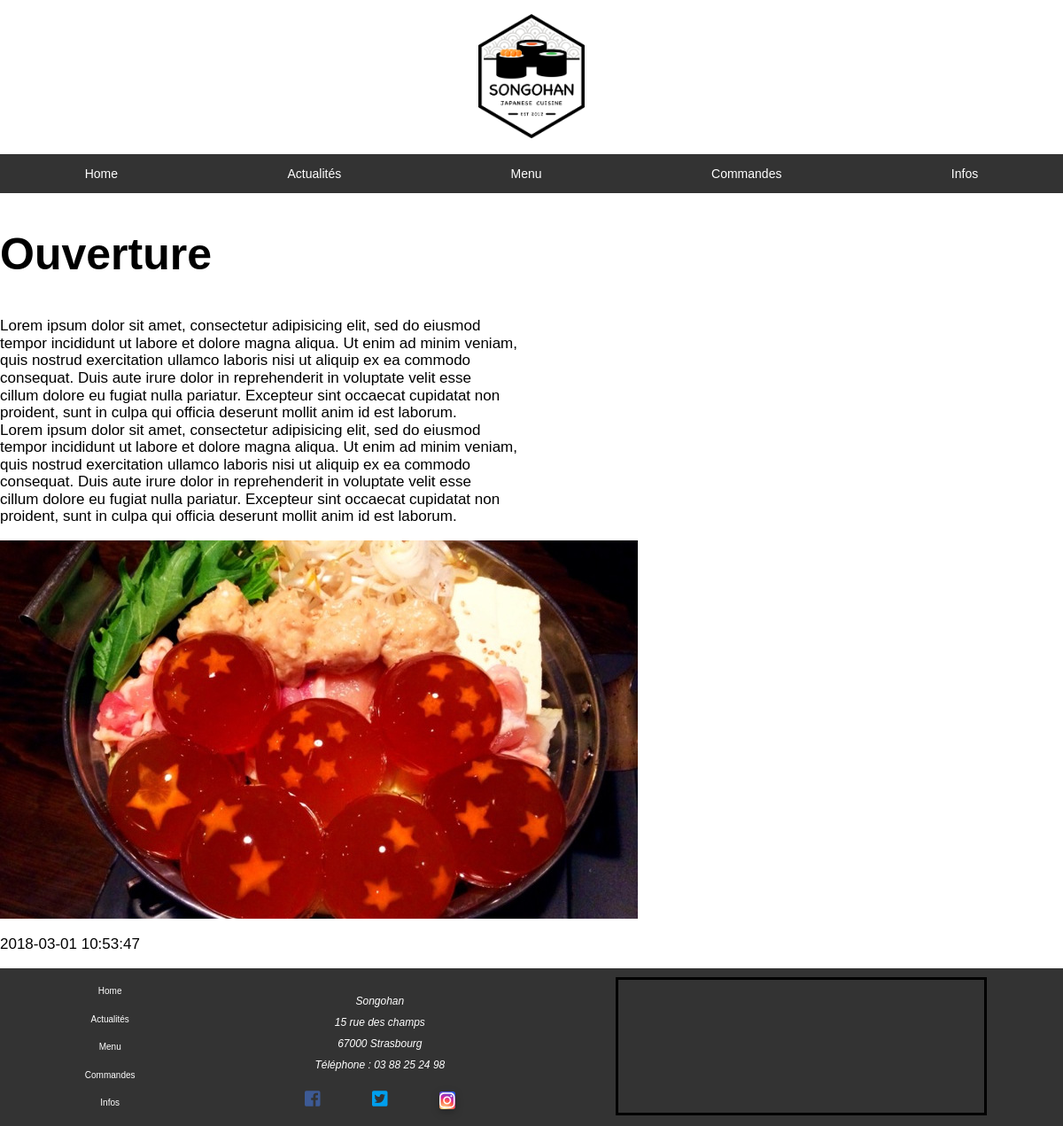
/?page=article&id=1, run on an earlier commit of the app's database.
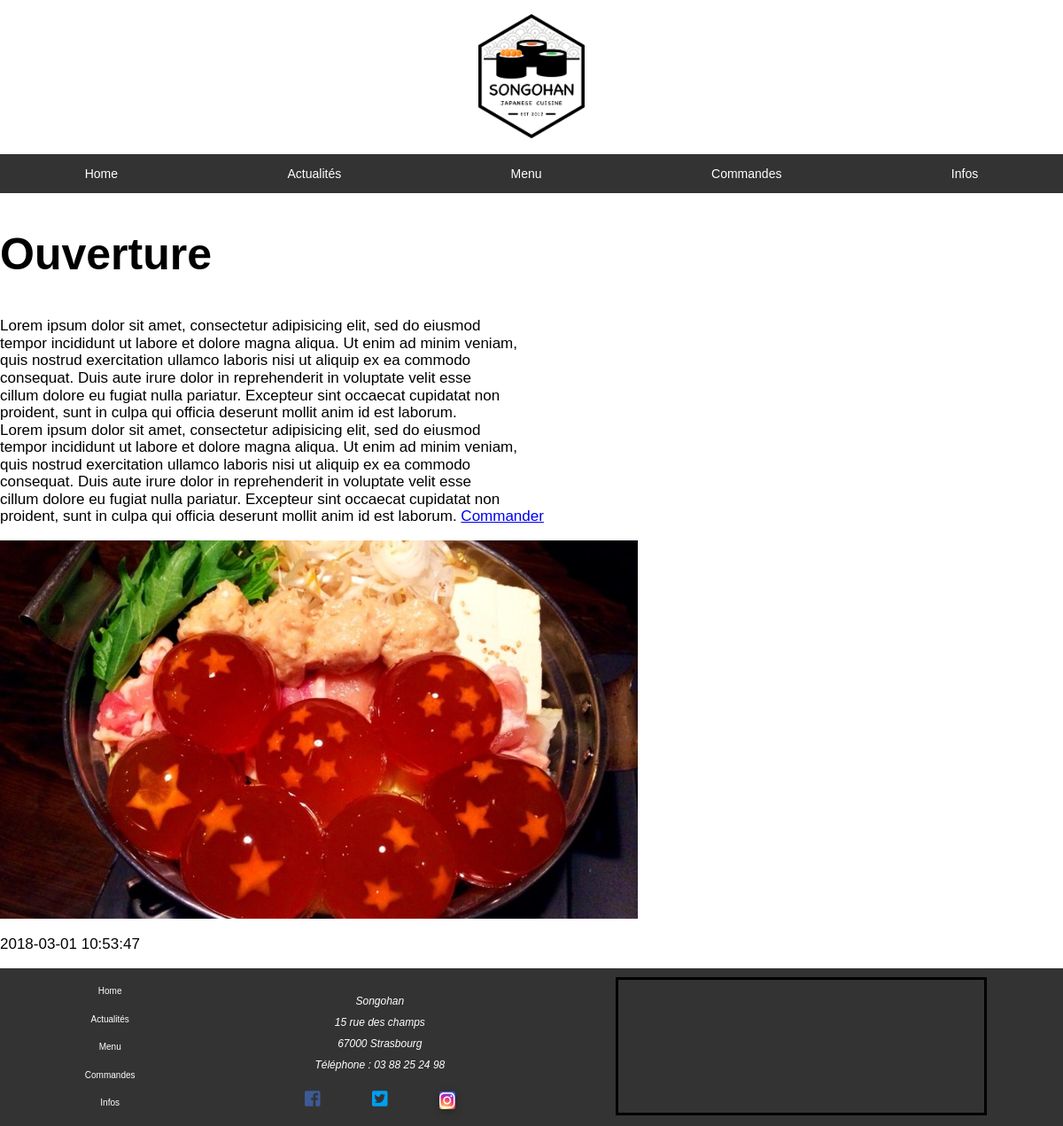
And on a later commit of the database.
### tables this page shows
CREATE TABLE `article` (
  `id` int(11) NOT NULL,
  `title` varchar(511) NOT NULL,
  `content` varchar(2047) NOT NULL,
  `date` timestamp NULL DEFAULT CURRENT_TIMESTAMP,
  `picture` varchar(254) NOT NULL
);

### index.php (called while the page is built, shortened)
<?php
try
{
	$options = [
		PDO::ATTR_ERRMODE => PDO::ERRMODE_EXCEPTION,
	];
	try
	{
		$pdo = new PDO('mysql:dbname=restaurant;host=192.168.1.83', 'restaurant', 'restaurant', $options);
	}
	catch (PDOException $exception)
	{
		exit('Erreur serveur : ' . $exception->getMessage());
	}
	$pdo->query("SET NAMES UTF8");
	require('Apps/traitement/article.php');
	require('Apps/base.php');
}
catch (Exception $exception)
{
	$error = 'Erreur : ' . $exception->getMessage();
	require('Apps/error.php');
}

### Apps/headeruser.php (called while the page is built)
<?php
require('Views/headeruser.phtml');

### Apps/contentuser.php (called while the page is built)
<?php
require('Views/contentuser.phtml');

### Models/ArticleManager.class.php (called while the page is built, shortened)
<?php
class ArticleManager
{
	public function __construct($pdo)
	{
	 	$this->pdo = $pdo;
	}
	public function find($id)
	{
		$query = $this->pdo->prepare("SELECT * FROM article WHERE id=?");
		$query->execute([$id]);
		$article = $query->fetchObject('Article', [$this->pdo]);
		return $article;
	}
	public function findById($id)
	{
		return $this->find($id);
	}
}
?>

### Models/Article.class.php (called while the page is built, shortened)
<?php
class Article
{
	private $title;
	private $content;
	private $picture;
	private $date;
	public function getTitle()
	{
		return $this->title;
	}
	public function getContent()
	{
		return $this->content;
	}
	public function getPicture()
	{
		return $this->picture;
	}
	public function getDate()
	{
		return $this->date;
	}
}
?>

### Apps/footeruser.php (called while the page is built)
<?php
require('Views/footeruser.phtml');

### Views/article.phtml (the view)
<article class="big-article">
	<h2><?= htmlentities($article->getTitle())?></h2>
	<p><?= nl2br($article->getContent())?></p>
	<img src="<?=$article->getPicture()?>">
	<p><?= $article->getDate()?></p>
</article>

### Apps/base.php
<?php
if (isset($_SESSION['id']))
{
	require('Views/baseadmin.phtml');
}
else
{
	require('Views/baseuser.phtml');
}

### Views/baseuser.phtml (shortened to what this page needs)
<!DOCTYPE html>
<html>
<head>
	<link rel="stylesheet" type="text/css" href="Public/css/normalize.css">
	<link rel="stylesheet" type="text/css" href="Public/css/style.css">
	<link rel="stylesheet" type="text/css" href="Public/css/stylek.css">
	<link rel="stylesheet" type="text/css" href="Public/css/stylem.css">
	<link rel="stylesheet" type="text/css" href="Public/css/stylej.css">
</head>
<body class="body-user">
<?php
	require('Apps/headeruser.php');
	require('Apps/contentuser.php');
?>
<?php
	require('Apps/footeruser.php');
?>
</body>
</html>

### Views/headeruser.phtml
<header class="header-user">
    <a href="index.php"><img id="logo" src="Public/img/logo.png" alt="logo Songohan" /></a>
    <nav>
        <a href="?page=home">Home</a>
        <a href="?page=news">Actualités</a>
        <a href="?page=menu">Menu</a>
        <a href="?page=order">Commandes</a>
        <a href="?page=informations">Infos</a>
    </nav>
</header>

### Views/contentuser.phtml
<main class="main-user">
	<?php require('Apps/'.$page.'.php'); ?>
</main>

### Apps/article.php
<?php
	$id = $_GET['id'];
	$manager = new ArticleManager($pdo);
	$article = $manager->findById($id);
	if ($article)
	{
		require('Views/article.phtml');
	}
	else
	{
		$error = "/!\  L'article ".$id." n'existe pas /!\ ";
		require('Apps/error.php');
	}

### Views/footeruser.phtml
<footer class="footer-user">
	<nav>
        <a href="?page=home">Home</a>
        <a href="?page=news">Actualités</a>
        <a href="?page=menu">Menu</a>
        <a href="?page=order">Commandes</a>
        <a href="?page=informations">Infos</a>
	</nav>
	<section>
		<address>Songohan<br> 15 rue des champs<br>67000 Strasbourg<br/>
		Téléphone : 03 88 25 24 98</address>
		<article>
			<i class="fab fa-facebook-square"></i>
		</article>
		<article>
			<i class="fab fa-twitter-square"></i>
		</article>
		<article>
			<i class="fab fa-instagram"></i>
		</article>
	</section>
	<iframe src="https://www.google.com/maps/embed?pb=!1m18!1m12!1m3!1d2639.210774636216!2d7.674875316051282!3d48.58666297926163!2m3!1f0!2f0!3f0!3m2!1i1024!2i768!4f13.1!3m3!1m2!1s0x4796b7b307fe3a91%3A0x4c2e83ab17dbce84!2sRue+des+Champs%2C+67201+Eckbolsheim!5e0!3m2!1sfr!2sfr!4v1519915250633" ></iframe>
</footer>

### Public/css/style.css (style rules this page uses)
html { font-size: 62.5%; font-family: "Bree Serif", Arial, sans-serif; }
h2 { font-size: 5rem; }
p, tbody { font-size: 1.7rem; }

### Public/css/stylek.css (style rules this page uses)
footer section { text-align: center; display: flex; flex-direction:row; justify-content:space-around; flex-wrap:wrap; height: 100%; }
footer a { padding: 10px; text-align: center; text-decoration: none; color: white; }
footer section address { flex:0 1 100%; line-height: 2em; font-size: 1.2em; padding: 15px; }
footer section article { font-size: 2em; }
footer { background-color: #333; color: white; display: flex; flex-direction:row; align-items:flex-start; align-content:stretch; justify-content: space-around; padding: 10px; }
footer nav a { text-decoration: none; color: white; font-size: 1.7rem; display: flex; flex-direction:column; font-size: 1em; }
iframe { width: 35%; border: 3px solid black; }
.fa-facebook-square { color: #3D5A95; }
.fa-twitter-square { color:#009FEE; }
.fa-instagram { display: inline-block; text-align: center; border-radius: 3px; color: #fff; vertical-align: middle; background: #d6249f; background: radial-gradient(circle at 30% 107%, #fdf497 0%, #fdf497 5%, #fd5949 45%,#d6249f 60%,#285AEB 90%); box-shadow: 0px 3px 10px rgba(0,0,0,.25); }

### Public/css/stylem.css (style rules this page uses)
* { font-family: Arial, sans-serif; }
.header-user nav, .header-admin nav { margin: 0 auto; list-style-type: none; overflow: hidden; background-color: #333; display: flex; justify-content: space-around; font-size: 1.4rem; margin-top: 1.3%; }
.header-user nav a, .header-admin nav a { display: block; color: white; padding: 14px 16px; text-decoration: none; }
header { text-align: center; margin-top: 1.3%; }
#logo { width: 10%; }
body { background-image: url(../img/menu/fond2.jpg); }

What changed in the data, as far as the page shows it:
changed article "Ouverture": content "…anim id est laborum." → "…anim id est laborum. Commander"
